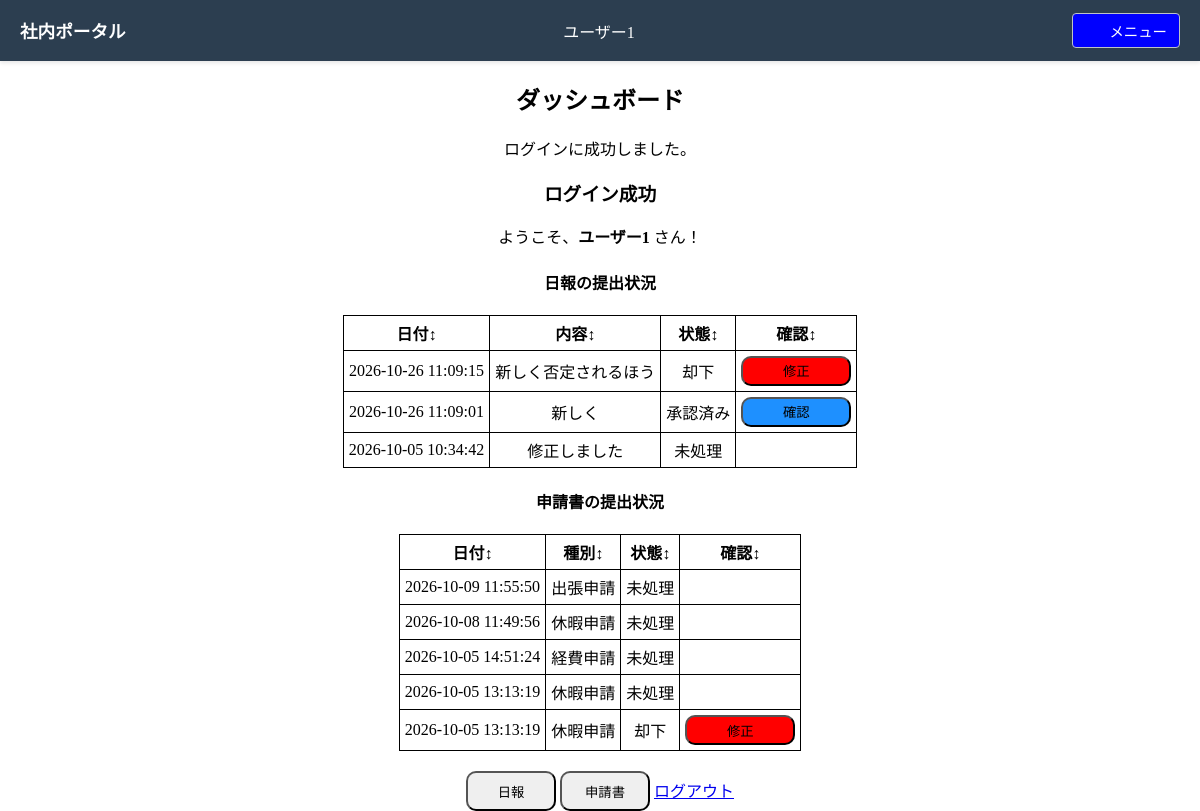
The page /index.php?action=dashboard (signed in) on the database its author committed.
### tables this page shows
CREATE TABLE users (
            id TEXT PRIMARY KEY,
            name TEXT NOT NULL,
            password TEXT NOT NULL
        );

CREATE TABLE reports (
                id INTEGER PRIMARY KEY,
                user_id TEXT NOT NULL,
                writing TEXT NOT NULL,
                status INTEGER NOT NULL,
                created_at DATETIME default current_timestamp,
                updated_at DATETIME default current_timestamp
            );

CREATE TABLE applications (
            id INTEGER PRIMARY KEY,
            user_id TEXT NOT NULL,
            category integer NOT NULL,
            status integer NOT NULL,
            created_at DATETIME default current_timestamp,
            updated_at DATETIME default current_timestamp,
            FOREIGN KEY (user_id) REFERENCES users(id)
        );

CREATE TABLE rest_applications (
            id INTEGER PRIMARY KEY,
            application_id INTEGER NOT NULL,
            leave_type TEXT NOT NULL,
            target_date DATE NOT NULL,
            reason TEXT,
            memo TEXT,
            FOREIGN KEY (application_id) REFERENCES applications(id)
        );

### views/dashboard.php (the view, shortened to what the rows shown need)
<!DOCTYPE html>
<html lang="ja">
<head>
    <link rel="stylesheet" href="/views/css/input.css">
</head>
<body>
    <header class="portal-header">
        <div class="header-container">
            <div class="header-logo">
                <a href="index.php?action=dashboard">社内ポータル</a>
            </div>
            <div class="header-name">
                <p><?= htmlspecialchars($name, ENT_QUOTES, 'UTF-8') ?></p>
            </div>
            <button type="button" class="menu-toggle-btn" id="menuToggle">
                <span class="btn-text">メニュー</span>
            </button>
        </div>
    </header>
    <div class="container">
        <h2>ダッシュボード</h2>
        <p><?= htmlspecialchars($message, ENT_QUOTES, 'UTF-8') ?></p>
        <h3>ログイン成功</h3>
        <p>ようこそ、<strong><?= htmlspecialchars($name, ENT_QUOTES, 'UTF-8') ?></strong> さん！</p>
        <div>
            <h4>日報の提出状況 </h4>
            <table class="userTable">
                <thead>
                    <tr>
                        <th onclick="sortTable(this,0)">日付<span class="sort-icon">↕</span></th>
                        <th onclick="sortTable(this,1)">内容<span class="sort-icon">↕</span></th>
                        <th onclick="sortTable(this,2)">状態<span class="sort-icon">↕</span></th>
                        <th onclick="sortTable(this,3)">確認<span class="sort-icon">↕</span></th>
                    </tr>
                </thead>
                <tbody>
                    <?php if (!empty($reportStatus)): ?>
                        <?php foreach ($reportStatus as $index => $reportStatusItem): ?>
                            <tr>
                                <td><?= htmlspecialchars($reportStatusItem['created_at'], ENT_QUOTES, 'UTF-8') ?></td>
                                <td><?= htmlspecialchars($reportStatusItem['writing'], ENT_QUOTES, 'UTF-8') ?></td>
                                <td>
                                    <?php if ($reportStatusItem['status'] == 0): ?>
                                        未処理
                                    <?php elseif ($reportStatusItem['status'] == 1): ?>
                                        承認済み
                                    <?php elseif ($reportStatusItem['status'] == 2): ?>
                                        却下
                                    <?php endif; ?>
                                </td>
                                <td>
                                    <?php if($reportStatusItem['status'] ==1): ?>
                                        <form action="index.php?action=staffCheckReport&id=<?= $reportStatusItem['id'] ?>" method="POST">
                                            <input type="submit" value="確認" class="btn check">
                                        </form>
                                    <?php elseif ($reportStatusItem['status'] == 2): ?>
                                        <input type="submit" class="modifyReportBtn btn submit" value="修正"
                                            data-id="<?= htmlspecialchars($reportStatusItem['id'], ENT_QUOTES, 'UTF-8') ?>"
                                            data-content="<?= htmlspecialchars($reportStatusItem['writing'], ENT_QUOTES, 'UTF-8') ?>"
                                        class="btn">
                                    <?php endif; ?>
                                </td>
                            </tr>
                        <?php endforeach; ?>
                    <?php else: ?>
                        <tr>
                            <td colspan="4">現在未確認・却下された日報はありません。</td>
                        </tr>
                    <?php endif; ?>
                </tbody>
            </table>
        </div>
        <div>
            <h4>申請書の提出状況 </h4>
            <table class="userTable">
                <thead>
                    <tr>
                        <th onclick="sortTable(this,0)" style="cursor: pointer;">日付<span class="sort-icon">↕</span></th>
                        <th onclick="sortTable(this,1)" style="cursor: pointer;">種別<span class="sort-icon">↕</span></th>
                        <th onclick="sortTable(this,2)" style="cursor: pointer;">状態<span class="sort-icon">↕</span></th>
                        <th onclick="sortTable(this,3)" style="cursor: pointer;">確認<span class="sort-icon">↕</span></th>
                    </tr>
                </thead>
                <tbody>
                    <?php if (!empty($applicationStatus)): ?>
                        <?php foreach ($applicationStatus as $index => $applicationStatusItem): ?>
                            <tr>
                                <td><?= htmlspecialchars($applicationStatusItem['created_at'], ENT_QUOTES, 'UTF-8') ?></td>
                                <td>
                                    <?php if ($applicationStatusItem['category'] == 1): ?>
                                        休暇申請
                                    <?php elseif ($applicationStatusItem['category'] == 2): ?>
                                        出張申請
                                    <?php elseif ($applicationStatusItem['category'] == 3): ?>
                                        経費申請
                                    <?php elseif ($applicationStatusItem['category'] == 4): ?>
                                        定期申請
                                    <?php endif; ?>
                                </td>
                                <td>
                                    <?php if ($applicationStatusItem['status'] == 0): ?>
                                        未処理
                                    <?php elseif ($applicationStatusItem['status'] == 1): ?>
                                        承認済み
                                    <?php elseif ($applicationStatusItem['status'] == 2): ?>
                                        却下
                                    <?php endif; ?>
                                </td>
                                <td>
                                    <?php if ($applicationStatusItem['status'] == 0): ?>
                                    <?php elseif($applicationStatusItem['status'] ==1): ?>
                                        <form action="index.php?action=staffCheckApplication&id=<?= $applicationStatusItem['id'] ?>" method="POST">
                                            <input type="submit" value="確認" class="btn check">
                                        </form>
                                    <?php elseif ($applicationStatusItem['status'] == 2): ?>
                                        <input type="submit" class="modifyAppBtn btn submit" value="修正"
                                            data-id="<?= htmlspecialchars($applicationStatusItem['id'], ENT_QUOTES, 'UTF-8') ?>"
                                            data-content="
                                                <?php if ($applicationStatusItem['category'] == 1):
                                                        $apps = $rejectedRests;
                                                    elseif ($applicationStatusItem['category'] == 2):
                                                        $apps = $rejectedTrips;
                                                    elseif ($applicationStatusItem['category'] == 3):
                                                        $apps = $rejectedExpens;
                                                    elseif ($applicationStatusItem['category'] == 4):
                                                        $apps = $rejectedRegulars;
                                                    endif;
                                                    foreach($apps as $index => $app):
                                                        if ($app['application_id'] == $applicationStatusItem['id']) {
                                                    ?>
                                                        <?=htmlspecialchars(json_encode($app, JSON_PRETTY_PRINT | JSON_UNESCAPED_UNICODE | JSON_HEX_TAG | JSON_HEX_AMP), ENT_QUOTES, 'UTF-8')?>
                                                    <?php  break;
                                                        }
                                                    endforeach;?>">
                                    <?php endif; ?>
                                </td>
                            </tr>
                        <?php endforeach; ?>
                    <?php else: ?>
                        <tr>
                            <td colspan="4">現在未確認・却下された申請はありません。</td>
                        </tr>
                    <?php endif; ?>
                </tbody>
            </table>
        </div>
        <button class="btn" id="reportBtn">日報</button>
        <button class="btn" id="appBtn">申請書</button>
        <a href="/index.php?action=logout">ログアウト</a>
    </div>
</body>
</html>

### rows shown on the page
users: name "ユーザー1"
reports: created_at "2026-10-26 11:09:15", writing "新しく否定されるほう", status "却下"
reports: created_at "2026-10-26 11:09:01", writing "新しく", status "承認済み"
reports: created_at "2026-10-05 10:34:42", writing "修正しました", status "未処理"
applications: created_at "2026-10-09 11:55:50", category "出張申請", status "未処理"
applications: created_at "2026-10-08 11:49:56", category "休暇申請", status "未処理"
applications: created_at "2026-10-05 14:51:24", category "経費申請", status "未処理"
applications: created_at "2026-10-05 13:13:19", category "休暇申請", status "未処理"
applications: created_at "2026-10-05 13:13:19", category "休暇申請", status "却下", id.application_id "修正"

### other values the page prints
$message "ログインに成功しました。"
